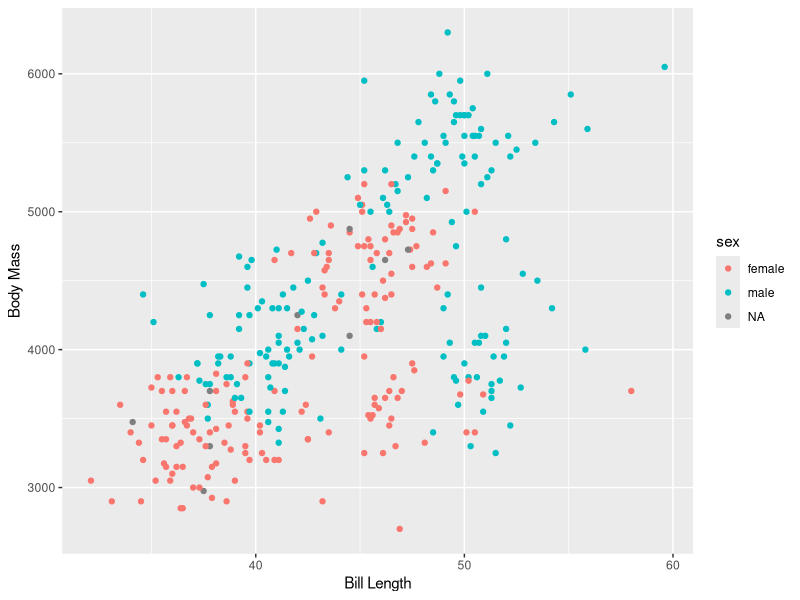

The R script that drew this image:
#' First, I am going to go ahead and install the necessary package
#' and load the dataset.
# This is the palmerpenguins package that has the dataset 'penguins'
# ggplot2 is for the graphing; pretty confident it's already installed
install.packages("palmerpenguins")
library(palmerpenguins)
library(ggplot2)
#' Let's take a look at what exactly is in the dataset here
head(penguins)
summary(penguins)
#' Time to create a plot of it
# simple scatter plot showing bill length vs body math separated by male and female penguins
ggplot(penguins, aes(x=bill_length_mm, y=body_mass_g, color=sex)) +
  geom_point() +
  labs(x="Bill Length", y="Body Mass")
